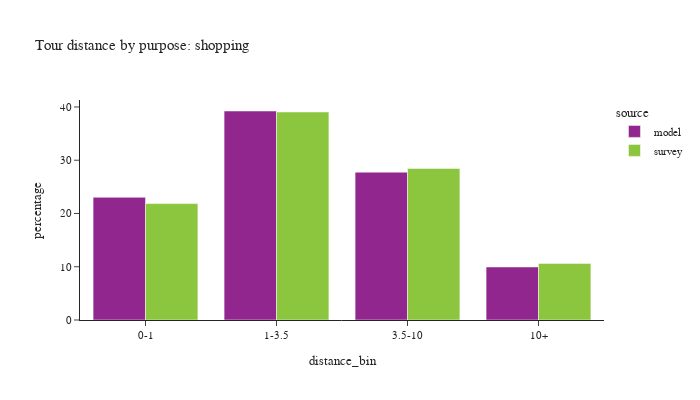

The code cell stored with this chart in its notebook:
### Code cell
plot_bins(tour, tour['pdpurp'] == 5, 'shopping')

### Figure 1 — Plotly figure (JSON) as saved in the notebook; plotly's stock layout.template omitted (floating-point values rounded to 4 significant figures)
{"data": [{"alignmentgroup": "True", "customdata": [[227079], [386804], [273568], [98171]], "hovertemplate": "source=model<br>distance_bin=%{x}<br>percentage=%{y}<br>sample count=%{customdata[0]}<extra></extra>", "legendgroup": "model", "marker": {"color": "#91268F", "pattern": {"shape": ""}}, "name": "model", "offsetgroup": "model", "orientation": "v", "showlegend": true, "textposition": "auto", "type": "bar", "x": ["0-1", "1-3.5", "3.5-10", "10+"], "xaxis": "x", "y": [23.04, 39.24, 27.76, 9.96], "yaxis": "y"}, {"alignmentgroup": "True", "customdata": [[454], [522], [390], [117]], "hovertemplate": "source=survey<br>distance_bin=%{x}<br>percentage=%{y}<br>sample count=%{customdata[0]}<extra></extra>", "legendgroup": "survey", "marker": {"color": "#8CC63E", "pattern": {"shape": ""}}, "name": "survey", "offsetgroup": "survey", "orientation": "v", "showlegend": true, "textposition": "auto", "type": "bar", "x": ["0-1", "1-3.5", "3.5-10", "10+"], "xaxis": "x", "y": [21.86, 39.06, 28.46, 10.63], "yaxis": "y"}], "layout": {"barmode": "group", "font": {"size": 11}, "height": 400, "legend": {"title": {"text": "source"}, "tracegroupgap": 0}, "title": {"text": "Tour distance by purpose: shopping"}, "width": 700, "xaxis": {"anchor": "y", "domain": [0.0, 1.0], "title": {"text": "distance_bin"}}, "yaxis": {"anchor": "x", "domain": [0.0, 1.0], "title": {"text": "percentage"}}}}
